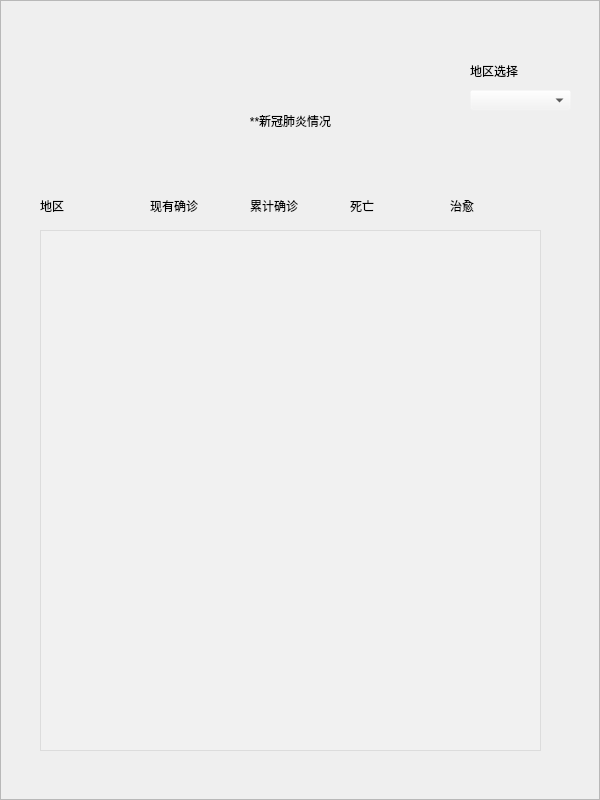
<?xml version="1.0" encoding="UTF-8"?>
<ui version="4.0">
 <class>Virus_Area_Widget</class>
 <widget class="QWidget" name="Virus_Area_Widget">
  <property name="geometry">
   <rect>
    <x>0</x>
    <y>0</y>
    <width>600</width>
    <height>800</height>
   </rect>
  </property>
  <property name="windowTitle">
   <string>地区疫情</string>
  </property>
  <widget class="QFrame" name="frame">
   <property name="geometry">
    <rect>
     <x>0</x>
     <y>0</y>
     <width>600</width>
     <height>800</height>
    </rect>
   </property>
   <property name="styleSheet">
    <string notr="true">border-image: url(:/uml/image/A.jpg);</string>
   </property>
   <property name="frameShape">
    <enum>QFrame::StyledPanel</enum>
   </property>
   <property name="frameShadow">
    <enum>QFrame::Raised</enum>
   </property>
   <widget class="QListView" name="lvw_area">
    <property name="geometry">
     <rect>
      <x>40</x>
      <y>230</y>
      <width>501</width>
      <height>521</height>
     </rect>
    </property>
    <property name="styleSheet">
     <string notr="true">border-image:url();
background-color:rgba(244,244,244,100);</string>
    </property>
   </widget>
   <widget class="QLabel" name="label">
    <property name="geometry">
     <rect>
      <x>40</x>
      <y>190</y>
      <width>91</width>
      <height>31</height>
     </rect>
    </property>
    <property name="styleSheet">
     <string notr="true">border-image:url();
background-color:rgba(244,244,244,0);</string>
    </property>
    <property name="text">
     <string>地区</string>
    </property>
   </widget>
   <widget class="QLabel" name="label_2">
    <property name="geometry">
     <rect>
      <x>150</x>
      <y>190</y>
      <width>91</width>
      <height>31</height>
     </rect>
    </property>
    <property name="styleSheet">
     <string notr="true">border-image:url();
background-color:rgba(244,244,244,0);</string>
    </property>
    <property name="text">
     <string>现有确诊</string>
    </property>
   </widget>
   <widget class="QLabel" name="label_3">
    <property name="geometry">
     <rect>
      <x>350</x>
      <y>190</y>
      <width>91</width>
      <height>31</height>
     </rect>
    </property>
    <property name="styleSheet">
     <string notr="true">border-image:url();
background-color:rgba(244,244,244,0);</string>
    </property>
    <property name="text">
     <string>死亡</string>
    </property>
   </widget>
   <widget class="QLabel" name="label_4">
    <property name="geometry">
     <rect>
      <x>250</x>
      <y>190</y>
      <width>91</width>
      <height>31</height>
     </rect>
    </property>
    <property name="styleSheet">
     <string notr="true">border-image:url();
background-color:rgba(244,244,244,0);</string>
    </property>
    <property name="text">
     <string>累计确诊</string>
    </property>
   </widget>
   <widget class="QLabel" name="label_5">
    <property name="geometry">
     <rect>
      <x>450</x>
      <y>190</y>
      <width>91</width>
      <height>31</height>
     </rect>
    </property>
    <property name="styleSheet">
     <string notr="true">border-image:url();
background-color:rgba(244,244,244,0);</string>
    </property>
    <property name="text">
     <string>治愈</string>
    </property>
   </widget>
   <widget class="QLabel" name="label_6">
    <property name="geometry">
     <rect>
      <x>150</x>
      <y>80</y>
      <width>281</width>
      <height>81</height>
     </rect>
    </property>
    <property name="styleSheet">
     <string notr="true">border-image:url();
background-color:rgba(244,244,244,0);
font: 18pt &quot;Microsoft Sans Serif&quot;;</string>
    </property>
    <property name="text">
     <string>**新冠肺炎情况</string>
    </property>
    <property name="alignment">
     <set>Qt::AlignCenter</set>
    </property>
   </widget>
   <widget class="QComboBox" name="cbx_area">
    <property name="geometry">
     <rect>
      <x>470</x>
      <y>90</y>
      <width>101</width>
      <height>21</height>
     </rect>
    </property>
    <property name="styleSheet">
     <string notr="true">border-image:url();
background-color:rgba(244,244,244,0);</string>
    </property>
   </widget>
   <widget class="QLabel" name="label_area_choose">
    <property name="geometry">
     <rect>
      <x>470</x>
      <y>60</y>
      <width>81</width>
      <height>21</height>
     </rect>
    </property>
    <property name="styleSheet">
     <string notr="true">border-image:url();
background-color:rgba(244,244,244,0);</string>
    </property>
    <property name="text">
     <string>地区选择</string>
    </property>
   </widget>
  </widget>
 </widget>
 <resources/>
 <connections/>
</ui>
